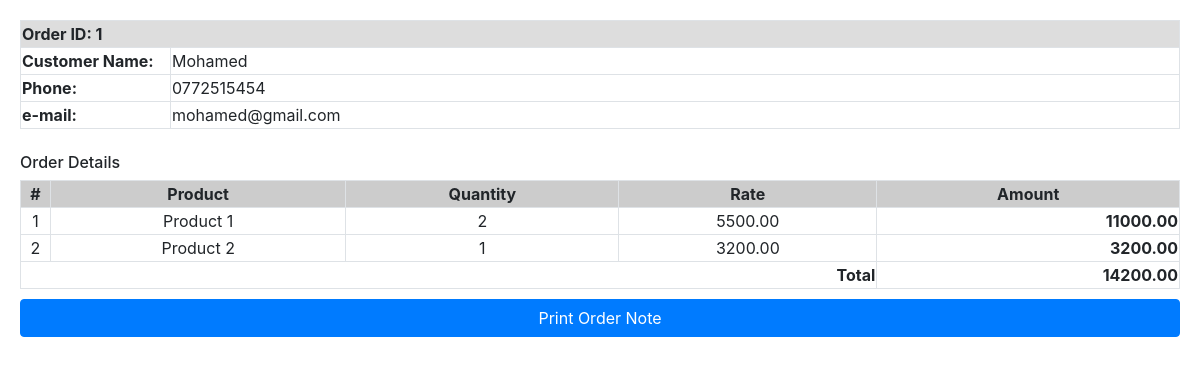
The app's page /tracking/read_order.php?id=1 (signed in) with its own data.
### tables this page shows
CREATE TABLE IF NOT EXISTS `customers` (
  `seno` bigint(20) UNSIGNED NOT NULL AUTO_INCREMENT,
  `name` varchar(200) NOT NULL,
  `l_name` varchar(300) NOT NULL,
  `email` varchar(300) NOT NULL,
  `phone` varchar(20) NOT NULL,
  `username` varchar(300) NOT NULL,
  `password` varchar(300) NOT NULL,
  PRIMARY KEY (`seno`),
  UNIQUE KEY `seno` (`seno`)
);

CREATE TABLE IF NOT EXISTS `stock` (
  `seno` varchar(255) NOT NULL,
  `name` varchar(250) NOT NULL,
  `qty_remaining` decimal(10,2) NOT NULL,
  `gty_type` varchar(20) NOT NULL,
  `price_buying` decimal(10,2) NOT NULL,
  `price_selling` decimal(10,2) NOT NULL,
  `price_last` decimal(10,2) NOT NULL,
  `discount_percent` decimal(10,2) NOT NULL,
  `last_modified` timestamp NULL DEFAULT NULL,
  `qty_latest` decimal(10,2) NOT NULL,
  `category` varchar(100) NOT NULL,
  `cat_color` varchar(100) NOT NULL,
  `cat_size` varchar(100) NOT NULL,
  `cat_set` text NOT NULL,
  `image` text NOT NULL,
  `expiry` date NOT NULL,
  `supplier` varchar(400) NOT NULL,
  `printed` varchar(10) NOT NULL,
  `date_added` datetime NOT NULL,
  `invoice_id` varchar(20) NOT NULL,
  `views` int(20) NOT NULL,
  PRIMARY KEY (`seno`),
  UNIQUE KEY `seno_3` (`seno`)
);

CREATE TABLE IF NOT EXISTS `carts_items` (
  `seno` bigint(20) UNSIGNED NOT NULL AUTO_INCREMENT,
  `cart_id` bigint(20) NOT NULL,
  `stock_id` bigint(20) NOT NULL,
  `quantity` bigint(20) NOT NULL,
  UNIQUE KEY `seno` (`seno`)
);

### tracking/read_order.php (the view, shortened to what this page needs)
<?php require_once('../Connections/dbconnect.php'); ?>
<?php
$orderID = $_GET['id'];
$query_get_order_details = "SELECT * FROM carts WHERE seno = '$orderID'";
$get_order_details = mysql_query($query_get_order_details, $dbconnect) or die(mysql_error());
$row_get_order_details = mysql_fetch_assoc($get_order_details);
$customerID = $row_get_order_details['customer_id'];
$query_get_customer_info = "SELECT * FROM customers WHERE seno = '$customerID'";
$get_customer_info = mysql_query($query_get_customer_info, $dbconnect) or die(mysql_error());
$row_get_customer_info = mysql_fetch_assoc($get_customer_info);
$customer_name = $row_get_customer_info['name'].' '.$row_get_customer_info['l_name'];
$query_get_order_contents = "SELECT * FROM carts_items WHERE cart_id = '$orderID'";
$get_order_contents = mysql_query($query_get_order_contents, $dbconnect) or die(mysql_error());
$row_get_order_contents = mysql_fetch_assoc($get_order_contents);
?>
<!doctype html>
<html>
<head>
<link href="../css/bootstrap-4.3.1.css" rel="stylesheet" type="text/css">
</head>
<body style="margin:20px;">
<table width="100%" border="0" class="table-bordered">
  <tbody>
    <tr>
      <td colspan="2" bgcolor="#DDD"><strong>Order ID: <?php echo $orderID; ?></strong></td>
      </tr>
    <tr>
      <td width="150"><strong>Customer Name:</strong></td>
      <td><?php echo $customer_name; ?></td>
      </tr>
    <tr>
      <td width="150"><strong>Phone:</strong></td>
      <td><?php echo $row_get_customer_info['phone']; ?></td>
      </tr>
    <tr>
      <td width="150"><strong>e-mail:</strong></td>
      <td><?php echo $row_get_customer_info['email']; ?></td>
      </tr>
  </tbody>
</table>
<h6 class="alert-heading mt-4">Order Details</h6>
<table width="100%" border="0" class="table-bordered">
  <tbody>
    <tr>
      <td width="30" align="center" bgcolor="#CCC"><strong>#</strong></td>
      <td align="center" bgcolor="#CCC"><strong>Product</strong></td>
      <td align="center" bgcolor="#CCC"><strong>Quantity</strong></td>
      <td align="center" bgcolor="#CCC"><strong>Rate</strong></td>
      <td align="center" bgcolor="#CCC"><strong>Amount</strong></td>
    </tr>
	  <?php $n=1; $cartTotal = 0; ?>
	  <?php do{ ?>
<?php
$productID = $row_get_order_contents['stock_id'];
$query_get_stock_data = "SELECT * FROM stock WHERE seno = '$productID'";
$get_stock_data = mysql_query($query_get_stock_data, $dbconnect) or die(mysql_error());
$row_get_stock_data = mysql_fetch_assoc($get_stock_data);
$amount = $row_get_order_contents['quantity'] * $row_get_stock_data['price_selling'];
?>
    <tr>
      <td width="30" align="center"><?php echo $n; ?></td>
      <td align="center"><?php echo $row_get_stock_data['name']; ?></td>
      <td align="center"><?php echo $row_get_order_contents['quantity']; ?></td>
      <td align="center"><?php echo $row_get_stock_data['price_selling']; ?></td>
      <td align="right"><strong><?php echo number_format((float)$amount,2,'.',''); ?></strong></td>
    </tr>
	  <?php $n++; $cartTotal += $amount;  ?>
	  <?php } while ($row_get_order_contents = mysql_fetch_assoc($get_order_contents)); ?>
    <tr>
      <td colspan="4" align="right"><strong>Total</strong></td>
      <td align="right"><strong><?php echo number_format((float)$cartTotal,2,'.',''); ?></strong></td>
    </tr>
  </tbody>
</table>
<div style="margin-top:10px;"><button class="btn btn-block btn-primary" onclick="window.print()">Print Order Note</button></div>
</body>
</html>

### records on screen
customers: customer_name "Mohamed", phone "0772515454", email "mohamed@gmail.com"
stock: name "Product 1", price_selling "5500.00"
carts_items: quantity "2", quantity.price_selling "11000.00"
carts_items: stock.name "Product 2", quantity "1", stock.price_selling "3200.00", quantity.price_selling "3200.00"

### other values on screen
$orderID "1"
$cartTotal "14200.00"
